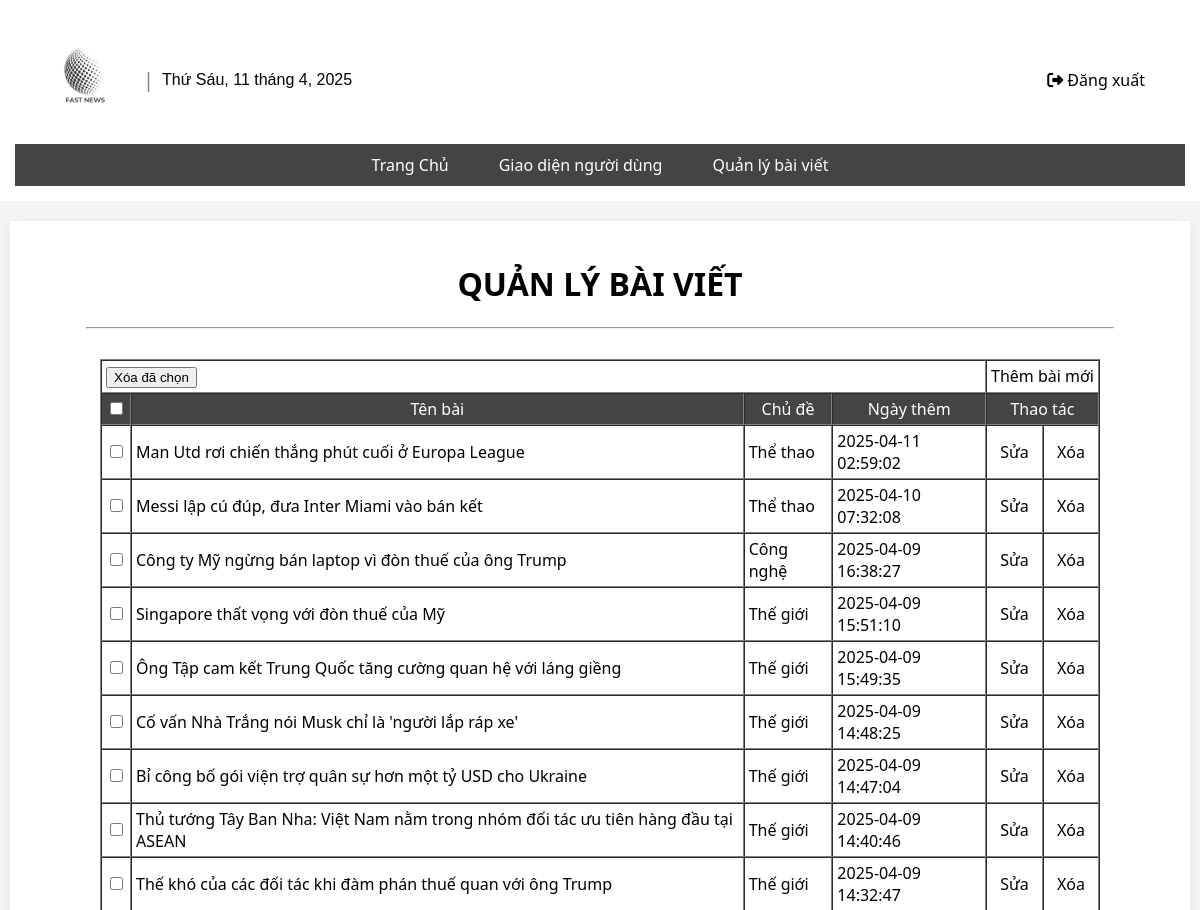
/news/admin/articleList.php (signed in, upper part), run on an earlier commit of the app's database.
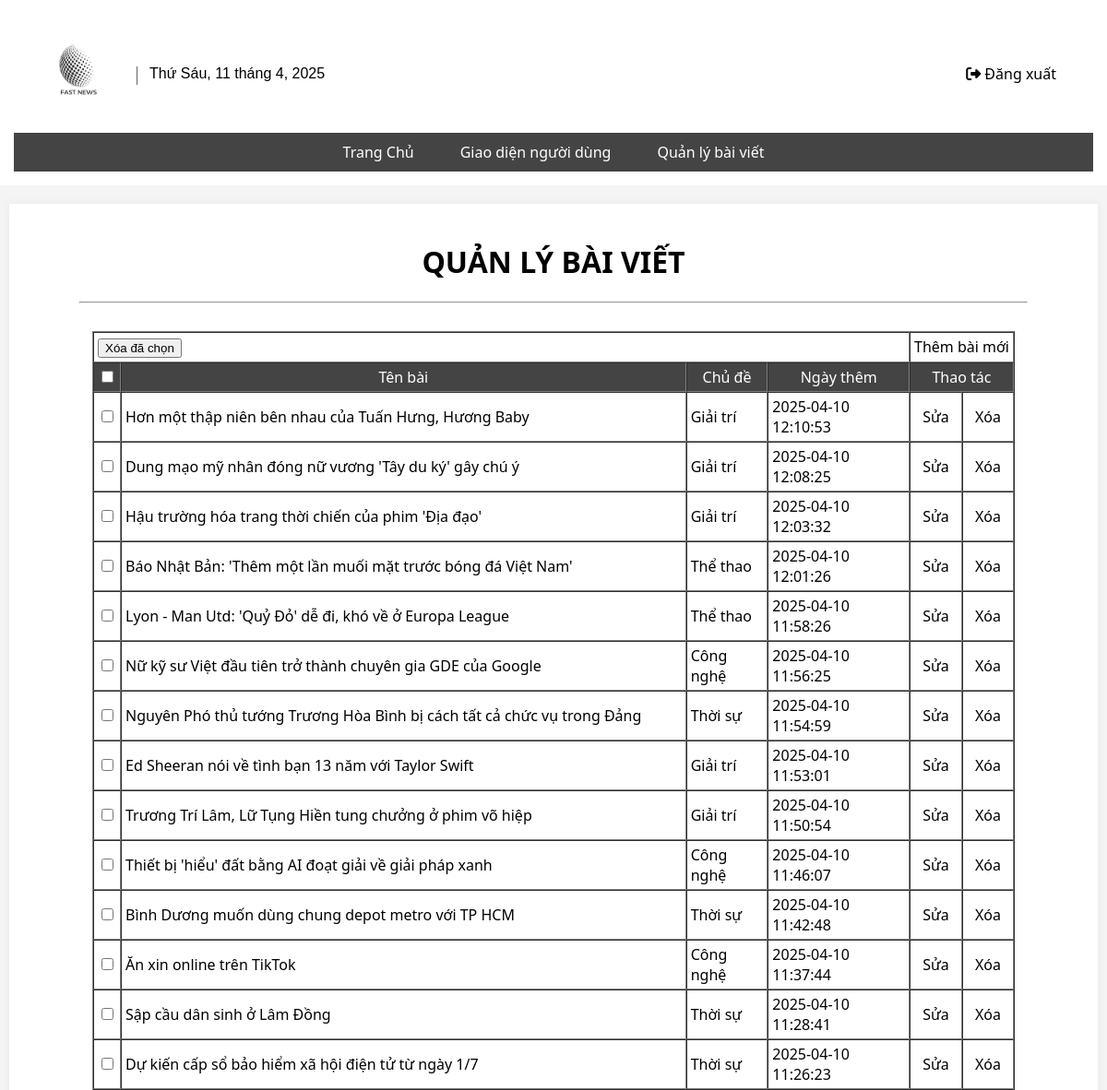
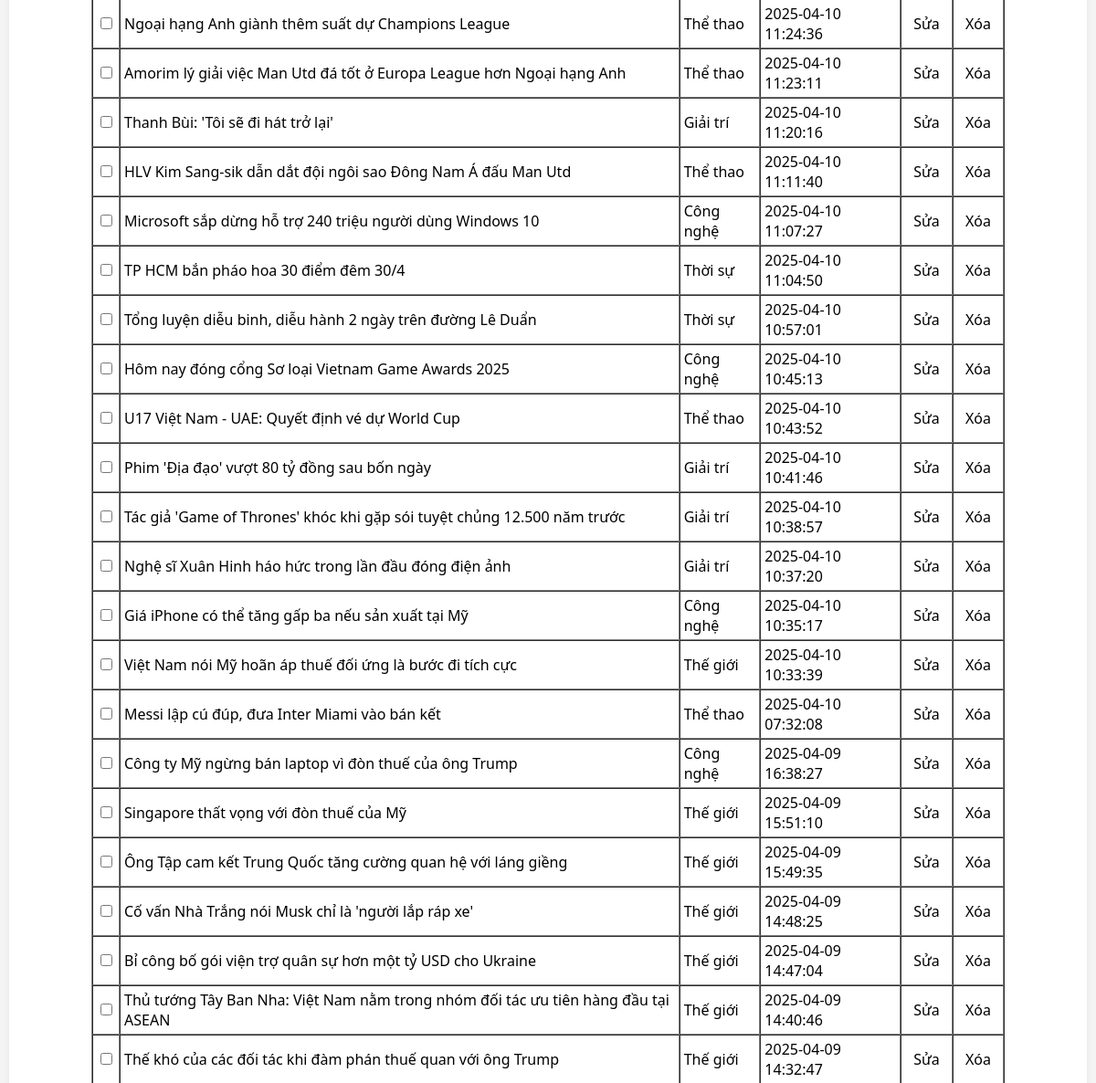
And on a later commit of the database (2 pictures, top to bottom).
### tables this page shows
CREATE TABLE `news` (
  `id` int(11) NOT NULL,
  `title` varchar(255) NOT NULL,
  `description` text DEFAULT 'Mô tả',
  `content` text DEFAULT 'Nội dung',
  `image` varchar(255) DEFAULT 'img',
  `author` varchar(100) DEFAULT 'tác giả',
  `created_at` timestamp NOT NULL DEFAULT current_timestamp(),
  `category` varchar(255) NOT NULL,
  `is_featured` tinyint(1) NOT NULL DEFAULT 0,
  `views` int(11) NOT NULL DEFAULT 0
);

### news/admin/articleList.php (the view, shortened to what this page needs)
<?php
include '../functions/database.php';
$result = $conn->query("SELECT * FROM news ORDER BY created_at DESC");
?>
<h1 style="text-align: center;"> QUẢN LÝ BÀI VIẾT</h1>
<hr style="width: 90%; margin-bottom: 30px;">
<form id="form1" method="post">
    <table align="center" border="1" cellpadding="4" cellspacing="0" width="1000">
        <tr>
            <td colspan="4" align="left">
                <input id="xoahet" value="Xóa đã chọn" type="button">
            </td>
            <td colspan="2" align="center" nowrap>
                <a href="addArticle.php">Thêm bài mới</a>
            </td>
        </tr>
        <tr style="background-color:#444; color: white; text-align: center;">
            <td><input id="chonhet" type="checkbox"></td>
            <td>Tên bài</td>
            <td>Chủ đề</td>
            <td>Ngày thêm</td>
            <td colspan="2">Thao tác</td>
        </tr>
        <?php while ($row = $result->fetch_assoc()): ?>
            <tr>
                <td align="center">
                    <input name="chon" value="<?= $row['id'] ?>" class="chon" type="checkbox">
                </td>
                <td><?= htmlspecialchars($row['title']) ?></td>
                <td><?= htmlspecialchars($row['category']) ?></td>
                <td><?= $row['created_at'] ?></td>
                <td align="center"><a href="addArticle.php?id=<?= $row['id'] ?>">Sửa</a></td>
                <td align="center">
                    <a href="../functions/deleteArticle.php?id=<?= $row['id'] ?>" onclick="return confirm('Bạn có chắc muốn xóa?')">Xóa</a>
                </td>
            </tr>
        <?php endwhile; ?>
    </table>
</form>
<?php
$content = ob_get_clean();
include '../includes/masterAdmin.php';
?>

### news/includes/masterAdmin.php (shortened to what this page needs)
<!DOCTYPE html>
<html lang="vi">
<head>
    <link rel="stylesheet" href="<?php echo BASE_URL; ?>assets/css/index.css">
    <link rel="stylesheet" href="<?php echo BASE_URL; ?>assets/css/footer.css">
    <link rel="stylesheet" href="<?php echo BASE_URL; ?>assets/css/header.css">
    <link rel="stylesheet" href="<?php echo BASE_URL; ?>assets/css/addArticle.css">
    <link rel="stylesheet" href="<?php echo BASE_URL; ?>assets/css/articleList.css">
    <link rel="stylesheet" href="<?php echo BASE_URL; ?>assets/css/dashboard.css">
    <link rel="stylesheet" href="https://cdnjs.cloudflare.com/ajax/libs/font-awesome/6.4.2/css/all.min.css"/>
</head>
<body>
    <?php include __DIR__ . '/adminHeader.php'; ?>
    <main>
        <?php echo $content ?? ""; ?>
    </main>
</body>
</html>

### news/includes/adminHeader.php
<header>
  <div class="header-container">
    <h1>
      <a href="index.html">
        <img src="<?php echo BASE_URL; ?>assets/img/logo.jpg" alt="logo" height="100px" width="100px" />
      </a>
    </h1>
    <span class="separator">|</span>
    <span id="datetime"></span>
    <div class="logout">
      <a href="../functions/logout.php" class="logout-button">
        <i class="fas fa-sign-out-alt"></i> Đăng xuất
      </a>
    </div>
  </div>
  <nav id="menu">
    <ul>
      <li><a href="../admin/dashboard.php">Trang Chủ</a></li>
      <li><a href="../index.php" target="_blank">Giao diện người dùng</a></li>
      <li><a href="../admin/articleList.php">Quản lý bài viết</a></li>
    </ul>
  </nav>
</header>

### news/assets/css/index.css (style rules this page uses)
body { font-family: system-ui, -apple-system, BlinkMacSystemFont, "Segoe UI", Roboto, "Helvetica Neue", Arial, sans-serif; margin: 0 auto; padding: 0; background-color: #f4f4f4; max-width: 1250px; min-width: 750px; }
main { min-height: 300px; max-width: 95%; margin: 20px auto; padding: 20px !important; background: #fff; box-shadow: 0 0 10px rgba(0, 0, 0, 0.05); }
a { text-decoration: none; color: #000000; }

### news/assets/css/header.css (style rules this page uses)
header { background: #ffffff; color: #000000; padding: 15px; text-align: center; }
nav ul { list-style: none; padding: 0; display: flex; justify-content: center; background: #444; margin: 0; }
nav ul li { margin: 0 15px; }
nav ul li a { color: #fff; text-decoration: none; padding: 10px; display: block; }
.header-container { display: flex; align-items: center; padding: 10px 20px; white-space: nowrap; }
.header-container h1 { margin: 0; display: flex; align-items: center; }
.separator { font-size: 20px; color: gray; margin: 0 8px; }
#datetime, #weather { font-size: 16px; font-family: Arial, sans-serif; display: inline-block; margin-right: 10px; }
.logout { margin-left: auto; margin-right: 20px; color: rgb(0, 0, 0); text-decoration: none; font-size: 16px; }

What changed in the data, as far as the page shows it:
removed news: title "Man Utd rơi chiến thắng phút cuối ở Europa League", category "Thể thao", created_at "2025-04-11 02:59:02"
added news: title "Hơn một thập niên bên nhau của Tuấn Hưng, Hương Baby", category "Giải trí", created_at "2025-04-10 12:10:53"
added news: title "Dung mạo mỹ nhân đóng nữ vương 'Tây du ký' gây chú ý", category "Giải trí", created_at "2025-04-10 12:08:25"
added news: title "Hậu trường hóa trang thời chiến của phim 'Địa đạo'", category "Giải trí", created_at "2025-04-10 12:03:32"
added news: title "Báo Nhật Bản: 'Thêm một lần muối mặt trước bóng đá Việt Nam'", category "Thể thao", created_at "2025-04-10 12:01:26"
added news: title "Lyon - Man Utd: 'Quỷ Đỏ' dễ đi, khó về ở Europa League", category "Thể thao", created_at "2025-04-10 11:58:26"
added news: title "Nữ kỹ sư Việt đầu tiên trở thành chuyên gia GDE của Google", category "Công nghệ", created_at "2025-04-10 11:56:25"
added news: title "Nguyên Phó thủ tướng Trương Hòa Bình bị cách tất cả chức vụ trong Đảng", category "Thời sự", created_at "2025-04-10 11:54:59"
added news: title "Ed Sheeran nói về tình bạn 13 năm với Taylor Swift", category "Giải trí", created_at "2025-04-10 11:53:01"
added news: title "Trương Trí Lâm, Lữ Tụng Hiền tung chưởng ở phim võ hiệp", category "Giải trí", created_at "2025-04-10 11:50:54"
added news: title "Thiết bị 'hiểu' đất bằng AI đoạt giải về giải pháp xanh", category "Công nghệ", created_at "2025-04-10 11:46:07"
added news: title "Bình Dương muốn dùng chung depot metro với TP HCM", category "Thời sự", created_at "2025-04-10 11:42:48"
added news: title "Ăn xin online trên TikTok", category "Công nghệ", created_at "2025-04-10 11:37:44"
added news: title "Sập cầu dân sinh ở Lâm Đồng", category "Thời sự", created_at "2025-04-10 11:28:41"
added news: title "Dự kiến cấp sổ bảo hiểm xã hội điện tử từ ngày 1/7", category "Thời sự", created_at "2025-04-10 11:26:23"
added news: title "Ngoại hạng Anh giành thêm suất dự Champions League", category "Thể thao", created_at "2025-04-10 11:24:36"
added news: title "Amorim lý giải việc Man Utd đá tốt ở Europa League hơn Ngoại hạng Anh", category "Thể thao", created_at "2025-04-10 11:23:11"
added news: title "Thanh Bùi: 'Tôi sẽ đi hát trở lại'", category "Giải trí", created_at "2025-04-10 11:20:16"
added news: title "HLV Kim Sang-sik dẫn dắt đội ngôi sao Đông Nam Á đấu Man Utd", category "Thể thao", created_at "2025-04-10 11:11:40"
added news: title "Microsoft sắp dừng hỗ trợ 240 triệu người dùng Windows 10", category "Công nghệ", created_at "2025-04-10 11:07:27"
added news: title "TP HCM bắn pháo hoa 30 điểm đêm 30/4", category "Thời sự", created_at "2025-04-10 11:04:50"
added news: title "Tổng luyện diễu binh, diễu hành 2 ngày trên đường Lê Duẩn", category "Thời sự", created_at "2025-04-10 10:57:01"
added news: title "Hôm nay đóng cổng Sơ loại Vietnam Game Awards 2025", category "Công nghệ", created_at "2025-04-10 10:45:13"
added news: title "U17 Việt Nam - UAE: Quyết định vé dự World Cup", category "Thể thao", created_at "2025-04-10 10:43:52"
added news: title "Phim 'Địa đạo' vượt 80 tỷ đồng sau bốn ngày", category "Giải trí", created_at "2025-04-10 10:41:46"
added news: title "Tác giả 'Game of Thrones' khóc khi gặp sói tuyệt chủng 12.500 năm trước", category "Giải trí", created_at "2025-04-10 10:38:57"
added news: title "Nghệ sĩ Xuân Hinh háo hức trong lần đầu đóng điện ảnh", category "Giải trí", created_at "2025-04-10 10:37:20"
added news: title "Giá iPhone có thể tăng gấp ba nếu sản xuất tại Mỹ", category "Công nghệ", created_at "2025-04-10 10:35:17"
added news: title "Việt Nam nói Mỹ hoãn áp thuế đối ứng là bước đi tích cực", category "Thế giới", created_at "2025-04-10 10:33:39"
